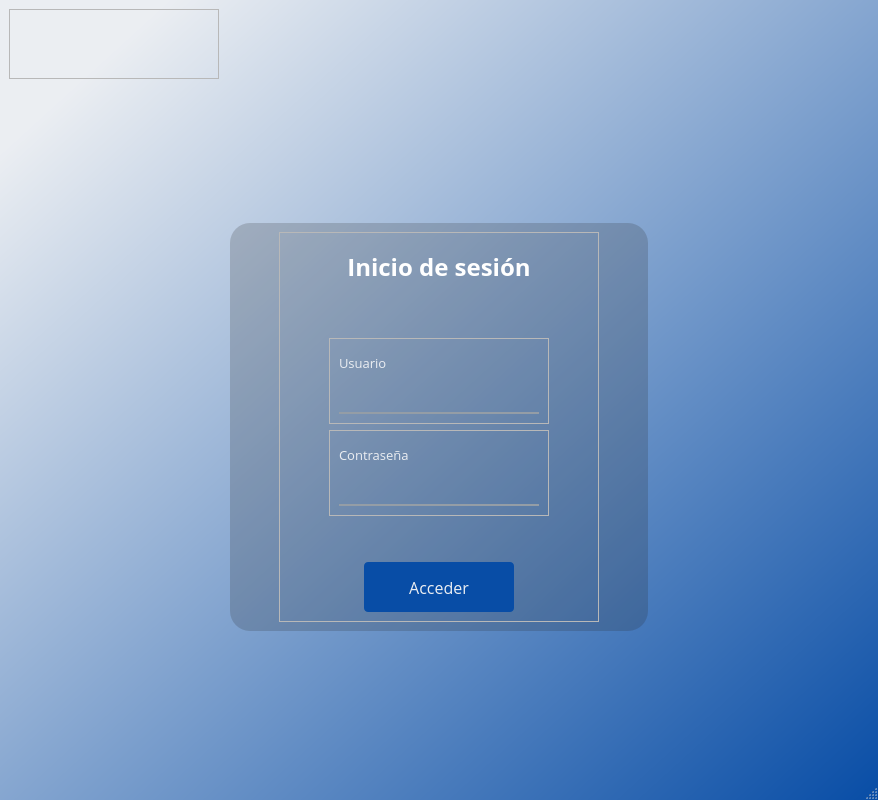
<?xml version="1.0" encoding="UTF-8"?>
<ui version="4.0">
 <class>MainWindow</class>
 <widget class="QMainWindow" name="MainWindow">
  <property name="geometry">
   <rect>
    <x>0</x>
    <y>0</y>
    <width>878</width>
    <height>800</height>
   </rect>
  </property>
  <property name="minimumSize">
   <size>
    <width>800</width>
    <height>500</height>
   </size>
  </property>
  <property name="maximumSize">
   <size>
    <width>1300</width>
    <height>800</height>
   </size>
  </property>
  <property name="font">
   <font>
    <family>Open Sans</family>
   </font>
  </property>
  <property name="windowTitle">
   <string>MainWindow</string>
  </property>
  <property name="styleSheet">
   <string notr="true">QMainWindow {
	
	background-color: qlineargradient(spread:pad, x1:0, y1:0, x2:1, y2:1, stop:0.0945274 rgba(235, 238, 242, 255), stop:1 rgb(8, 77, 166));
}</string>
  </property>
  <widget class="QWidget" name="central_widget">
   <layout class="QVBoxLayout" name="verticalLayout">
    <item alignment="Qt::AlignLeft|Qt::AlignTop">
     <widget class="QFrame" name="logo_widget">
      <property name="minimumSize">
       <size>
        <width>0</width>
        <height>0</height>
       </size>
      </property>
      <property name="maximumSize">
       <size>
        <width>16777215</width>
        <height>16777215</height>
       </size>
      </property>
      <property name="frameShape">
       <enum>QFrame::StyledPanel</enum>
      </property>
      <property name="frameShadow">
       <enum>QFrame::Raised</enum>
      </property>
      <layout class="QHBoxLayout" name="horizontalLayout">
       <item>
        <widget class="QLabel" name="lbl_logo">
         <property name="minimumSize">
          <size>
           <width>150</width>
           <height>50</height>
          </size>
         </property>
         <property name="maximumSize">
          <size>
           <width>150</width>
           <height>50</height>
          </size>
         </property>
         <property name="text">
          <string/>
         </property>
         <property name="pixmap">
          <pixmap>../images/labtrack.png</pixmap>
         </property>
         <property name="scaledContents">
          <bool>true</bool>
         </property>
        </widget>
       </item>
       <item>
        <spacer name="he_3">
         <property name="orientation">
          <enum>Qt::Horizontal</enum>
         </property>
         <property name="sizeHint" stdset="0">
          <size>
           <width>40</width>
           <height>20</height>
          </size>
         </property>
        </spacer>
       </item>
      </layout>
     </widget>
    </item>
    <item>
     <spacer name="ve_4">
      <property name="orientation">
       <enum>Qt::Vertical</enum>
      </property>
      <property name="sizeHint" stdset="0">
       <size>
        <width>20</width>
        <height>40</height>
       </size>
      </property>
     </spacer>
    </item>
    <item alignment="Qt::AlignHCenter|Qt::AlignTop">
     <widget class="QFrame" name="login_widget">
      <property name="styleSheet">
       <string notr="true">#login_widget {
	background-color: rgba(36, 37, 38, 50);
	border-radius: 20px
}

QLineEdit {
	border: none;
	border-bottom: 2px solid rgb(148, 157, 166);
	background-color: rgba(255, 255, 255, 0);
	color: rgb(255, 255, 255);
}</string>
      </property>
      <property name="frameShape">
       <enum>QFrame::StyledPanel</enum>
      </property>
      <property name="frameShadow">
       <enum>QFrame::Raised</enum>
      </property>
      <layout class="QHBoxLayout" name="horizontalLayout_2">
       <item>
        <spacer name="he_1">
         <property name="orientation">
          <enum>Qt::Horizontal</enum>
         </property>
         <property name="sizeHint" stdset="0">
          <size>
           <width>40</width>
           <height>20</height>
          </size>
         </property>
        </spacer>
       </item>
       <item alignment="Qt::AlignHCenter|Qt::AlignVCenter">
        <widget class="QFrame" name="login_body_widget">
         <property name="frameShape">
          <enum>QFrame::StyledPanel</enum>
         </property>
         <property name="frameShadow">
          <enum>QFrame::Raised</enum>
         </property>
         <layout class="QVBoxLayout" name="verticalLayout_3">
          <item>
           <widget class="QLabel" name="lbl_title">
            <property name="minimumSize">
             <size>
              <width>300</width>
              <height>50</height>
             </size>
            </property>
            <property name="maximumSize">
             <size>
              <width>300</width>
              <height>50</height>
             </size>
            </property>
            <property name="font">
             <font>
              <family>Open Sans</family>
              <pointsize>18</pointsize>
              <weight>75</weight>
              <bold>true</bold>
             </font>
            </property>
            <property name="styleSheet">
             <string notr="true">QLabel {
	
	color: rgb(255, 255, 255);
}</string>
            </property>
            <property name="text">
             <string>Inicio de sesión</string>
            </property>
            <property name="textFormat">
             <enum>Qt::AutoText</enum>
            </property>
            <property name="alignment">
             <set>Qt::AlignCenter</set>
            </property>
           </widget>
          </item>
          <item>
           <spacer name="ve_1">
            <property name="orientation">
             <enum>Qt::Vertical</enum>
            </property>
            <property name="sizeHint" stdset="0">
             <size>
              <width>20</width>
              <height>40</height>
             </size>
            </property>
           </spacer>
          </item>
          <item alignment="Qt::AlignHCenter">
           <widget class="QFrame" name="user_widget">
            <property name="frameShape">
             <enum>QFrame::StyledPanel</enum>
            </property>
            <property name="frameShadow">
             <enum>QFrame::Raised</enum>
            </property>
            <layout class="QVBoxLayout" name="verticalLayout_2">
             <item>
              <widget class="QLabel" name="lbl_user">
               <property name="minimumSize">
                <size>
                 <width>200</width>
                 <height>30</height>
                </size>
               </property>
               <property name="maximumSize">
                <size>
                 <width>200</width>
                 <height>30</height>
                </size>
               </property>
               <property name="font">
                <font>
                 <family>Open Sans</family>
                 <pointsize>10</pointsize>
                </font>
               </property>
               <property name="styleSheet">
                <string notr="true">QLabel {
	color: rgb(235, 238, 242);
}</string>
               </property>
               <property name="text">
                <string>Usuario</string>
               </property>
              </widget>
             </item>
             <item>
              <widget class="QLineEdit" name="input_user">
               <property name="minimumSize">
                <size>
                 <width>200</width>
                 <height>30</height>
                </size>
               </property>
               <property name="maximumSize">
                <size>
                 <width>200</width>
                 <height>30</height>
                </size>
               </property>
               <property name="font">
                <font>
                 <family>Open Sans</family>
                 <pointsize>9</pointsize>
                </font>
               </property>
               <property name="styleSheet">
                <string notr="true"/>
               </property>
              </widget>
             </item>
            </layout>
           </widget>
          </item>
          <item alignment="Qt::AlignHCenter">
           <widget class="QFrame" name="pass_widget">
            <property name="frameShape">
             <enum>QFrame::StyledPanel</enum>
            </property>
            <property name="frameShadow">
             <enum>QFrame::Raised</enum>
            </property>
            <layout class="QVBoxLayout" name="verticalLayout_4">
             <item>
              <widget class="QLabel" name="lbl_pass">
               <property name="minimumSize">
                <size>
                 <width>200</width>
                 <height>30</height>
                </size>
               </property>
               <property name="maximumSize">
                <size>
                 <width>200</width>
                 <height>30</height>
                </size>
               </property>
               <property name="font">
                <font>
                 <family>Open Sans</family>
                 <pointsize>10</pointsize>
                </font>
               </property>
               <property name="styleSheet">
                <string notr="true">QLabel {
	color: rgb(235, 238, 242);
}</string>
               </property>
               <property name="text">
                <string>Contraseña</string>
               </property>
              </widget>
             </item>
             <item>
              <widget class="QLineEdit" name="input_pass">
               <property name="minimumSize">
                <size>
                 <width>200</width>
                 <height>30</height>
                </size>
               </property>
               <property name="maximumSize">
                <size>
                 <width>200</width>
                 <height>30</height>
                </size>
               </property>
               <property name="font">
                <font>
                 <family>Open Sans</family>
                 <pointsize>9</pointsize>
                </font>
               </property>
               <property name="echoMode">
                <enum>QLineEdit::Password</enum>
               </property>
              </widget>
             </item>
            </layout>
           </widget>
          </item>
          <item>
           <spacer name="ve_2">
            <property name="orientation">
             <enum>Qt::Vertical</enum>
            </property>
            <property name="sizeHint" stdset="0">
             <size>
              <width>20</width>
              <height>40</height>
             </size>
            </property>
           </spacer>
          </item>
          <item alignment="Qt::AlignHCenter|Qt::AlignVCenter">
           <widget class="QPushButton" name="btn_login">
            <property name="minimumSize">
             <size>
              <width>150</width>
              <height>50</height>
             </size>
            </property>
            <property name="maximumSize">
             <size>
              <width>150</width>
              <height>50</height>
             </size>
            </property>
            <property name="font">
             <font>
              <family>Open Sans</family>
              <pointsize>12</pointsize>
             </font>
            </property>
            <property name="styleSheet">
             <string notr="true">QPushButton {
	border-radius: 4px;
	color: rgb(235, 238, 242);
	background-color: rgb(8, 77, 166);
}

QPushButton:hover {
	color: rgb(255, 255, 255);
	background-color: rgb(3, 90, 166);
}

QPushButton:pressed {
	border: none;
	color: rgb(8, 77, 166);
	background-color: rgb(235, 238, 242);
}</string>
            </property>
            <property name="text">
             <string>Acceder</string>
            </property>
           </widget>
          </item>
         </layout>
        </widget>
       </item>
       <item>
        <spacer name="he_2">
         <property name="orientation">
          <enum>Qt::Horizontal</enum>
         </property>
         <property name="sizeHint" stdset="0">
          <size>
           <width>40</width>
           <height>20</height>
          </size>
         </property>
        </spacer>
       </item>
      </layout>
     </widget>
    </item>
    <item>
     <spacer name="ve_3">
      <property name="orientation">
       <enum>Qt::Vertical</enum>
      </property>
      <property name="sizeHint" stdset="0">
       <size>
        <width>20</width>
        <height>40</height>
       </size>
      </property>
     </spacer>
    </item>
   </layout>
  </widget>
  <widget class="QMenuBar" name="menubar">
   <property name="geometry">
    <rect>
     <x>0</x>
     <y>0</y>
     <width>878</width>
     <height>26</height>
    </rect>
   </property>
  </widget>
  <widget class="QStatusBar" name="statusbar"/>
 </widget>
 <resources/>
 <connections/>
</ui>
